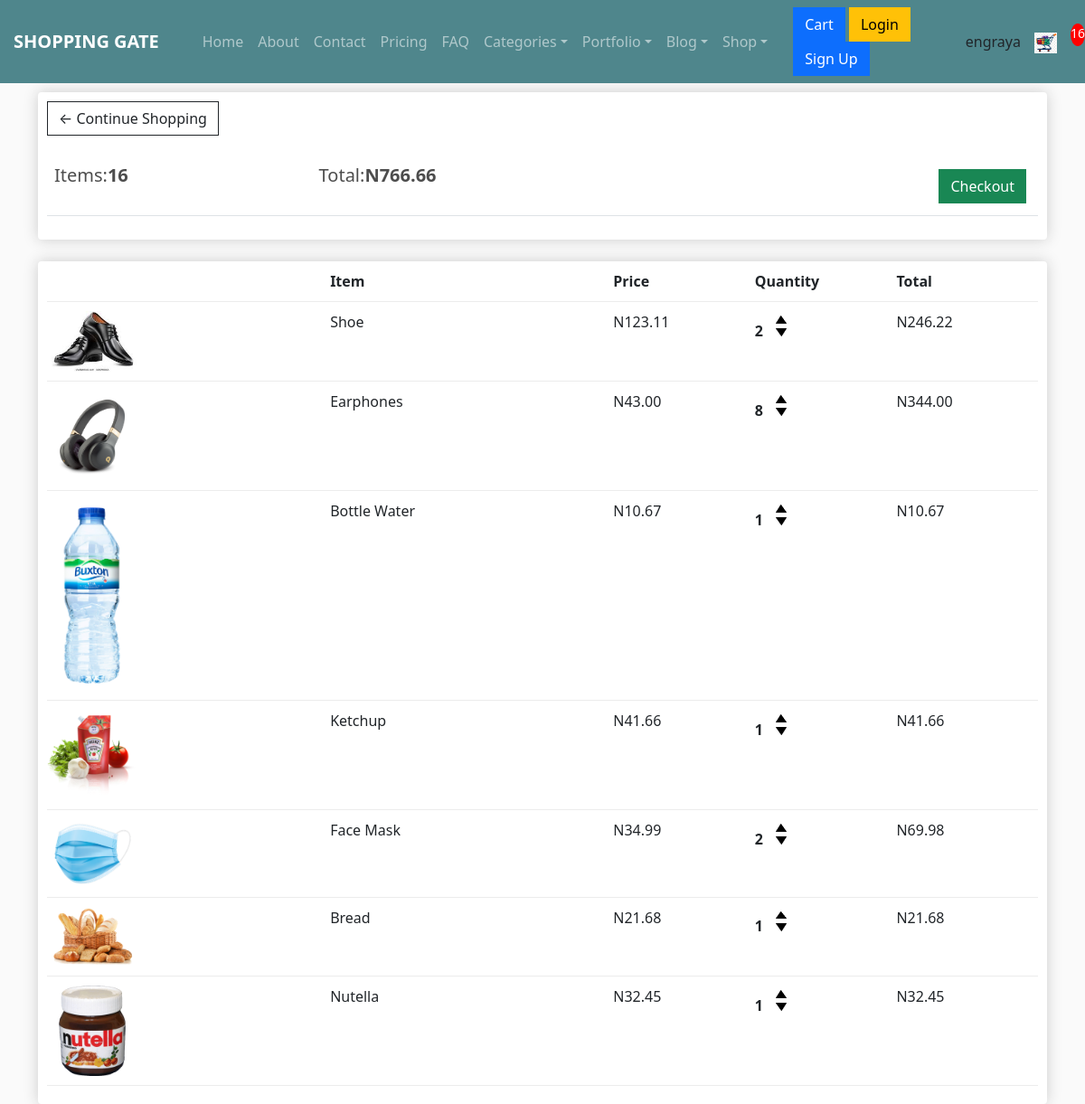
The app's page /cart/ (signed in) with its own data.
### store/models.py (models this page shows, shortened)
class Order(models.Model):
    customer = models.ForeignKey(Customer, on_delete=models.SET_NULL, null=True, blank=True)
    date_ordered = models.DateTimeField(auto_now_add=True)
    complete = models.BooleanField(default=False)
    transaction_id = models.CharField(max_length=100, null=True)
    @property
    def get_cart_total(self):
	    orderitems = self.orderitem_set.all()
	    total = sum([item.get_total for item in orderitems])
	    return total
    @property
    def get_cart_items(self):
	    orderitems = self.orderitem_set.all()
	    total = sum([item.quantity for item in orderitems])
	    return total

class OrderItem(models.Model):
    product = models.ForeignKey(Product, on_delete=models.SET_NULL, null=True)
    order = models.ForeignKey(Order, on_delete=models.SET_NULL, null=True)
    quantity = models.IntegerField(default=0, null=True, blank=True)
    date_added = models.DateTimeField(auto_now_add=True)
    @property
    def get_total(self):
	    total = self.product.price * self.quantity
	    return total

class Product(models.Model):
    name = models.CharField(max_length=200)
    price = models.FloatField()
    digital = models.BooleanField(default=False,null=True, blank=True)
    image = models.ImageField(null=True, blank=True)
    @property
    def imageURL(self):
	    try:
		    url = self.image.url
	    except:
		    url = ''
	    return url

### store/views.py (the view)
# urls.py: path("cart/", views.cart, name="cart"),
def cart(request):
    if request.user.is_authenticated:
        customer = request.user.customer
        order, created = Order.objects.get_or_create(customer=customer, complete=False)
        items = order.orderitem_set.all()
        cartItems = order.get_cart_items
    else:
        items = []
        order = {'get_cart_total' :0, 'get_cart_items':0, 'shipping':False}
        cartItems = order['get_cart_items']
    context = {'items' : items, 'order' : order, 'cartItems' : cartItems}
    return render(request, 'store/cart.html', context)

### store/templates/store/cart.html
{% extends 'store/main.html'%}
{% load static %}
{% block content %}
<div class="row">
    <div class="col-lg-12">
        <div class="box-element">
            <a  class="btn btn-outline-dark" href="{% url 'store' %}">&#x2190; Continue Shopping</a>
            <br>
            <br>
            <table class="table">
                <tr>
                    <th><h5>Items:<strong>{{order.get_cart_items}}</strong></h5></th>
                    <th><h5>Total:<strong>N{{order.get_cart_total|floatformat:2}}</strong></h5></th>
                    <th>
                        <a  style="float:right; margin:5px;" class="btn btn-success" href="{% url 'checkout' %}">Checkout</a>
                    </th>
                </tr>
            </table>
        </div>
        <br>
        <div class="box-element">
            <div class="cart-row">
                <div style="flex:2"></div>
                <div style="flex:2"><strong>Item</strong></div>
                <div style="flex:1"><strong>Price</strong></div>
                <div style="flex:1"><strong>Quantity</strong></div>
                <div style="flex:1"><strong>Total</strong></div>
            </div>
            {% for item in items %}
            <div class="cart-row">
                <div style="flex:2"><img class="row-image" src="{{item.product.imageURL}}"></div>
                <div style="flex:2"><p>{{item.product.name}}</p></div>
                <div style="flex:1"><p>N{{item.product.price|floatformat:2}}</p></div>
                <div style="flex:1">
                    <p class="quantity">{{item.quantity}}</p>
                    <div class="quantity">
                        <img  data-product="{{item.product.id}}" data-action="add" class="chg-quantity update-cart" src="{% static  'images/arrow-up.png' %}">
                        <img data-product="{{item.product.id}}" data-action="remove" class="chg-quantity update-cart"  src="{% static  'images/arrow-down.png' %}">
                    </div>
                </div>
                <div style="flex:1"><p>N{{item.get_total|floatformat:2}}</p></div>
            </div>
            {% endfor %}
        </div>
    </div>
</div>
{% endblock content %}

### store/templates/store/main.html (shortened to what this page needs)
<!DOCTYPE html>
{% load static %}
<html lang="en">
    <head>
        <link rel="stylesheet" type="text/css" href="{% static 'css/main.css' %}">
        <link href="https://cdn.jsdelivr.net/npm/bootstrap-icons@1.5.0/font/bootstrap-icons.css" rel="stylesheet" />
        <link href="css/main.css" rel="stylesheet" />
    </head>
<body>
    <nav class="navbar navbar-expand-lg navbar-dark bg-dark">
        <strong><a class="navbar-brand" href="{% url 'home' %}">SHOPPING GATE</a></strong>
        <div class="collapse navbar-collapse" id="navbarSupportedContent">
            <ul class="navbar-nav me-auto mb-2 mb-lg-0 ms-lg-4">
                <div class="collapse navbar-collapse" id="navbarSupportedContent">
                    <ul class="navbar-nav ms-auto mb-2 mb-lg-0">
                        <li class="nav-item"><a class="nav-link" href="{% url 'home' %}">Home</a></li>
                        <li class="nav-item"><a class="nav-link" href="about.html">About</a></li>
                        <li class="nav-item"><a class="nav-link" href="contact.html">Contact</a></li>
                        <li class="nav-item"><a class="nav-link" href="pricing.html">Pricing</a></li>
                        <li class="nav-item"><a class="nav-link" href="faq.html">FAQ</a></li>
                        <li class="nav-item dropdown">
                            <a class="nav-link dropdown-toggle" id="navbarDropdownBlog" href="#" role="button" data-bs-toggle="dropdown" aria-expanded="false">Categories</a>
                        </li>
                        <li class="nav-item dropdown">
                            <a class="nav-link dropdown-toggle" id="navbarDropdownPortfolio" href="#" role="button" data-bs-toggle="dropdown" aria-expanded="false">Portfolio</a>
                        </li>
                    </ul>
                </div>
                <li class="nav-item dropdown">
                    <a class="nav-link dropdown-toggle" id="navbarDropdownBlog" href="#" role="button" data-bs-toggle="dropdown" aria-expanded="false">Blog</a>
                </li>
                <li class="nav-item dropdown">
                    <a class="nav-link dropdown-toggle" id="navbarDropdown" href="#" role="button" data-bs-toggle="dropdown" aria-expanded="false">Shop</a>
                </li>
            </ul>
            <div class="form-inline my-2 my-lg-0">
                <a href="{% url 'cart' %}"class="btn btn-primary btn-block">Cart</a>
                <a href="#"class="btn btn-warning">Login</a>
                <a class="btn btn-primary btn-block" href="#">Sign Up</a>
           </div>
            <span class="hello-msg">{{request.user}}</span>
            <a href="{% url 'cart' %}">
	    		<img  id="cart-icon" src="{% static 'images/cart.png' %}">
	    	</a>
	    	<p id="cart-total">{{cartItems}}</p>
        </div>
    </nav>
    <div class="container">
        {% block content %}
        {% endblock content %}
    </div>
</body>
</html>

### records on screen
Order: get_cart_items "16", get_cart_total "766.66"
OrderItem: product.imageURL (picture), product.name "Shoe", product.price "123.11", quantity "2", get_total "246.22"
OrderItem: product.imageURL (picture), product.name "Earphones", product.price "43.00", quantity "8", get_total "344.00"
OrderItem: product.imageURL (picture), product.name "Bottle Water", product.price "10.67", quantity "1", get_total "10.67"
OrderItem: product.imageURL (picture), product.name "Ketchup", product.price "41.66", quantity "1", get_total "41.66"
OrderItem: product.imageURL (picture), product.name "Face Mask", product.price "34.99", quantity "2", get_total "69.98"
OrderItem: product.imageURL (picture), product.name "Bread", product.price "21.68", quantity "1", get_total "21.68"
OrderItem: product.imageURL (picture), product.name "Nutella", product.price "32.45", quantity "1", get_total "32.45"

### other values on screen
{{ request.user }} "engraya"
{{ cartItems }} "16"
